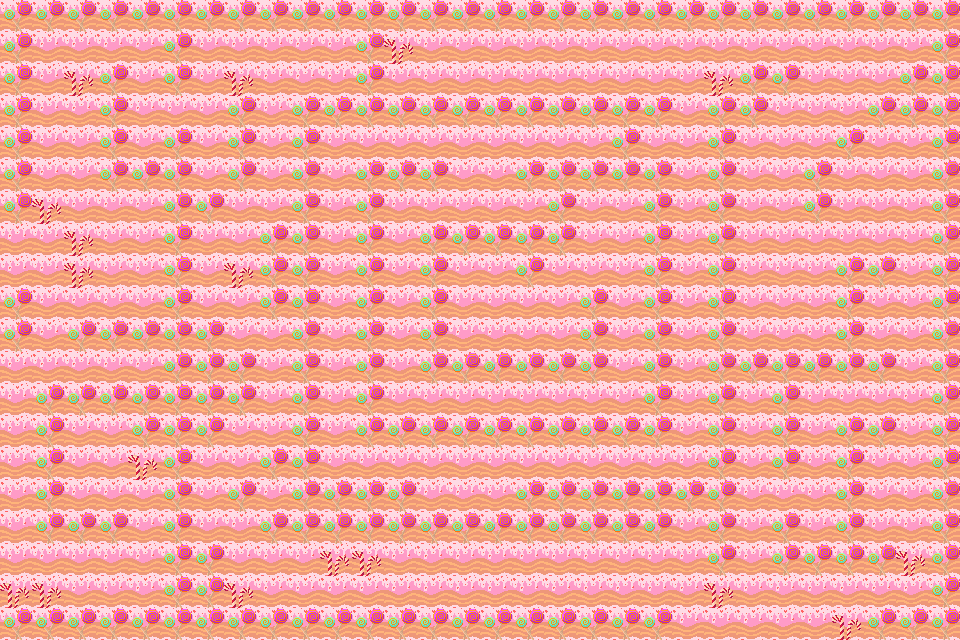

Rendered tile map (Tiled .tmx) drawn with the repository's tilesets; below, a short description and the full map source, tile grids included:
An orthogonal 30x20 tile map with 32x32 px tiles, 2 tile layers (Background, Obstacles) and 30 objects (18x NPC, 10x Bonbon, Cave, SpawnPlayer).

<map version="1.10" tiledversion="1.11.2" orientation="orthogonal" renderorder="right-down" width="30" height="20" tilewidth="32" tileheight="32" infinite="0" nextlayerid="6" nextobjectid="36">
 <tileset firstgid="1" name="tileset" tilewidth="32" tileheight="32" spacing="2" margin="1" tilecount="30" columns="6">
  <image source="../tileset.png" width="204" height="170" />
  <tile id="1">
   <properties>
    <property name="collides" type="bool" value="true" />
   </properties>
  </tile>
  <tile id="6">
   <properties>
    <property name="collides" type="bool" value="true" />
   </properties>
  </tile>
  <tile id="7">
   <properties>
    <property name="collides" type="bool" value="true" />
   </properties>
  </tile>
  <tile id="8">
   <properties>
    <property name="collides" type="bool" value="true" />
   </properties>
  </tile>
  <tile id="9">
   <properties>
    <property name="collides" type="bool" value="true" />
   </properties>
  </tile>
  <tile id="14">
   <properties>
    <property name="collides" type="bool" value="true" />
   </properties>
  </tile>
  <tile id="15">
   <properties>
    <property name="collides" type="bool" value="true" />
   </properties>
  </tile>
  <tile id="16">
   <properties>
    <property name="collides" type="bool" value="true" />
   </properties>
  </tile>
  <tile id="21">
   <properties>
    <property name="collides" type="bool" value="true" />
   </properties>
  </tile>
  <tile id="22">
   <properties>
    <property name="collides" type="bool" value="true" />
   </properties>
  </tile>
 </tileset>
 <layer id="1" name="Background" width="30" height="20">
  <data encoding="csv">
25,25,25,25,25,25,25,25,25,25,25,25,25,25,25,25,25,25,25,25,25,25,25,25,25,25,25,25,25,25,
25,25,25,25,25,25,25,25,25,25,25,25,25,25,25,25,25,25,25,25,25,25,25,25,25,25,25,25,25,25,
25,25,25,25,25,25,25,25,25,25,25,25,25,25,25,25,25,25,25,25,25,25,25,25,25,25,25,25,25,25,
25,25,25,25,25,25,25,25,25,25,25,25,25,25,25,25,25,25,25,25,25,25,25,25,25,25,25,25,25,25,
25,25,25,25,25,25,25,25,25,25,25,25,25,25,25,25,25,25,25,25,25,25,25,25,25,25,25,25,25,25,
25,25,25,25,25,25,25,25,25,25,25,25,25,25,25,25,25,25,25,25,25,25,25,25,25,25,25,25,25,25,
25,25,25,25,25,25,25,25,25,25,25,25,25,25,25,25,25,25,25,25,25,25,25,25,25,25,25,25,25,25,
25,25,25,25,25,25,25,25,25,25,25,25,25,25,25,25,25,25,25,25,25,25,25,25,25,25,25,25,25,25,
25,25,25,25,25,25,25,25,25,25,25,25,25,25,25,25,25,25,25,25,25,25,25,25,25,25,25,25,25,25,
25,25,25,25,25,25,25,25,25,25,25,25,25,25,25,25,25,25,25,25,25,25,25,25,25,25,25,25,25,25,
25,25,25,25,25,25,25,25,25,25,25,25,25,25,25,25,25,25,25,25,25,25,25,25,25,25,25,25,25,25,
25,25,25,25,25,25,25,25,25,25,25,25,25,25,25,25,25,25,25,25,25,25,25,25,25,25,25,25,25,25,
25,25,25,25,25,25,25,25,25,25,25,25,25,25,25,25,25,25,25,25,25,25,25,25,25,25,25,25,25,25,
25,25,25,25,25,25,25,25,25,25,25,25,25,25,25,25,25,25,25,25,25,25,25,25,25,25,25,25,25,25,
25,25,25,25,25,25,25,25,25,25,25,25,25,25,25,25,25,25,25,25,25,25,25,25,25,25,25,25,25,25,
25,25,25,25,25,25,25,25,25,25,25,25,25,25,25,25,25,25,25,25,25,25,25,25,25,25,25,25,25,25,
25,25,25,25,25,25,25,25,25,25,25,25,25,25,25,25,25,25,25,25,25,25,25,25,25,25,25,25,25,25,
25,25,25,25,25,25,25,25,25,25,25,25,25,25,25,25,25,25,25,25,25,25,25,25,25,25,25,25,25,25,
25,25,25,25,25,25,25,25,25,25,25,25,25,25,25,25,25,25,25,25,25,25,25,25,25,25,25,25,25,25,
25,25,25,25,25,25,25,25,25,25,25,25,25,25,25,25,25,25,25,25,25,25,25,25,25,25,25,25,25,25
</data>
 </layer>
 <layer id="5" name="Obstacles" width="30" height="20">
  <data encoding="csv">
28,28,28,28,28,28,28,28,28,28,28,28,28,28,28,28,28,28,28,28,28,28,28,28,28,28,28,28,28,28,
28,0,0,0,0,28,0,0,0,0,0,28,29,0,0,0,0,0,0,0,0,0,0,0,0,0,0,0,0,28,
28,0,29,28,0,28,0,29,0,0,0,28,0,0,0,0,0,0,0,0,0,0,29,28,28,0,0,0,28,28,
28,0,0,28,0,0,0,28,0,28,28,28,28,28,28,28,28,28,28,28,28,0,28,28,0,0,0,28,28,28,
28,0,0,28,0,28,0,28,0,28,0,0,0,0,0,0,0,0,0,28,0,0,28,0,0,0,28,0,0,28,
28,0,0,28,28,28,0,28,0,28,0,28,28,28,0,0,28,28,28,28,28,0,28,0,0,28,0,0,0,28,
28,29,0,0,0,28,28,0,0,28,0,28,0,0,0,0,0,28,0,0,28,0,28,0,0,28,0,0,0,28,
0,0,29,0,0,28,0,0,28,28,0,28,0,28,28,28,28,28,0,0,28,0,28,0,0,0,0,0,0,28,
0,0,29,0,0,28,0,29,28,28,0,28,0,28,0,0,28,0,0,0,28,0,28,0,0,0,28,28,0,28,
28,0,0,0,0,28,0,0,28,28,0,28,0,28,0,0,0,0,28,0,28,0,28,0,0,0,28,0,0,28,
28,0,28,28,28,28,28,0,0,28,0,28,0,28,0,0,0,0,28,0,28,0,28,0,0,0,28,0,0,28,
0,0,0,0,0,28,28,28,0,28,0,28,0,28,28,28,28,28,28,0,28,0,28,28,28,28,28,28,0,28,
0,28,28,28,28,28,28,28,0,28,0,28,0,0,0,0,0,0,0,0,28,0,28,0,28,0,0,0,0,28,
0,28,0,0,28,28,28,0,0,28,0,28,28,28,28,28,28,28,28,28,28,0,28,0,28,0,28,28,0,28,
0,28,0,0,29,28,0,0,28,28,0,0,0,0,0,0,0,0,0,0,0,0,28,0,28,0,28,0,0,28,
0,28,0,0,0,28,0,28,0,28,28,28,28,0,0,0,28,28,28,28,28,28,28,0,0,0,28,0,0,28,
0,28,28,28,0,28,0,0,28,28,28,28,28,28,28,28,28,28,28,28,28,0,28,0,28,0,28,0,0,28,
0,0,0,0,0,28,28,0,0,0,29,29,0,0,0,0,0,0,0,0,0,0,28,0,28,28,28,28,29,28,
29,29,0,0,0,28,28,29,0,0,0,0,0,0,0,0,0,0,0,0,0,0,29,0,0,0,0,0,0,28,
28,28,28,28,28,28,28,28,28,28,28,28,28,28,28,28,28,28,28,28,28,0,0,0,0,0,29,28,28,28
</data>
 </layer>
 <objectgroup id="2" name="Doors">
  <object id="4" name="Cave" gid="9" x="64" y="484" width="32" height="32">
   <properties>
    <property name="goToWorld" value="map-level-01" />
   </properties>
  </object>
 </objectgroup>
 <objectgroup id="3" name="Items">
  <object id="26" name="Bonbon" gid="26" x="479.333" y="286" width="32" height="32" />
  <object id="27" name="Bonbon" gid="26" x="574.667" y="223.333" width="32" height="32" />
  <object id="28" name="Bonbon" gid="26" x="323" y="156" width="32" height="32" />
  <object id="29" name="Bonbon" gid="26" x="896" y="157" width="32" height="32" />
  <object id="30" name="Bonbon" gid="26" x="383" y="574" width="32" height="32" />
  <object id="31" name="Bonbon" gid="26" x="862" y="476" width="32" height="32" />
  <object id="32" name="Bonbon" gid="26" x="893" y="608" width="32" height="32" />
  <object id="33" name="Bonbon" gid="26" x="386" y="96" width="32" height="32" />
  <object id="34" name="Bonbon" gid="26" x="-2" y="255" width="32" height="32" />
  <object id="35" name="Bonbon" gid="26" x="61" y="608" width="32" height="32" />
 </objectgroup>
 <objectgroup id="4" name="SpawnPoints">
  <object id="3" name="SpawnPlayer" x="466.785" y="304.349" />
  <object id="5" name="NPC" x="561" y="336" />
  <object id="6" name="NPC" x="623" y="214" />
  <object id="7" name="NPC" x="398" y="399" />
  <object id="9" name="NPC" x="585" y="141" />
  <object id="10" name="NPC" x="336" y="337" />
  <object id="11" name="NPC" x="685" y="463" />
  <object id="12" name="NPC" x="492" y="83" />
  <object id="13" name="NPC" x="78" y="144" />
  <object id="14" name="NPC" x="463" y="495" />
  <object id="15" name="NPC" x="786" y="340" />
  <object id="16" name="NPC" x="817" y="112" />
  <object id="17" name="NPC" x="749" y="397" />
  <object id="18" name="NPC" x="885" y="529" />
  <object id="21" name="NPC" x="243" y="526" />
  <object id="22" name="NPC" x="206" y="147" />
  <object id="23" name="NPC" x="49" y="270" />
  <object id="24" name="NPC" x="144" y="367" />
  <object id="25" name="NPC" x="142" y="592" />
 </objectgroup>
</map>
